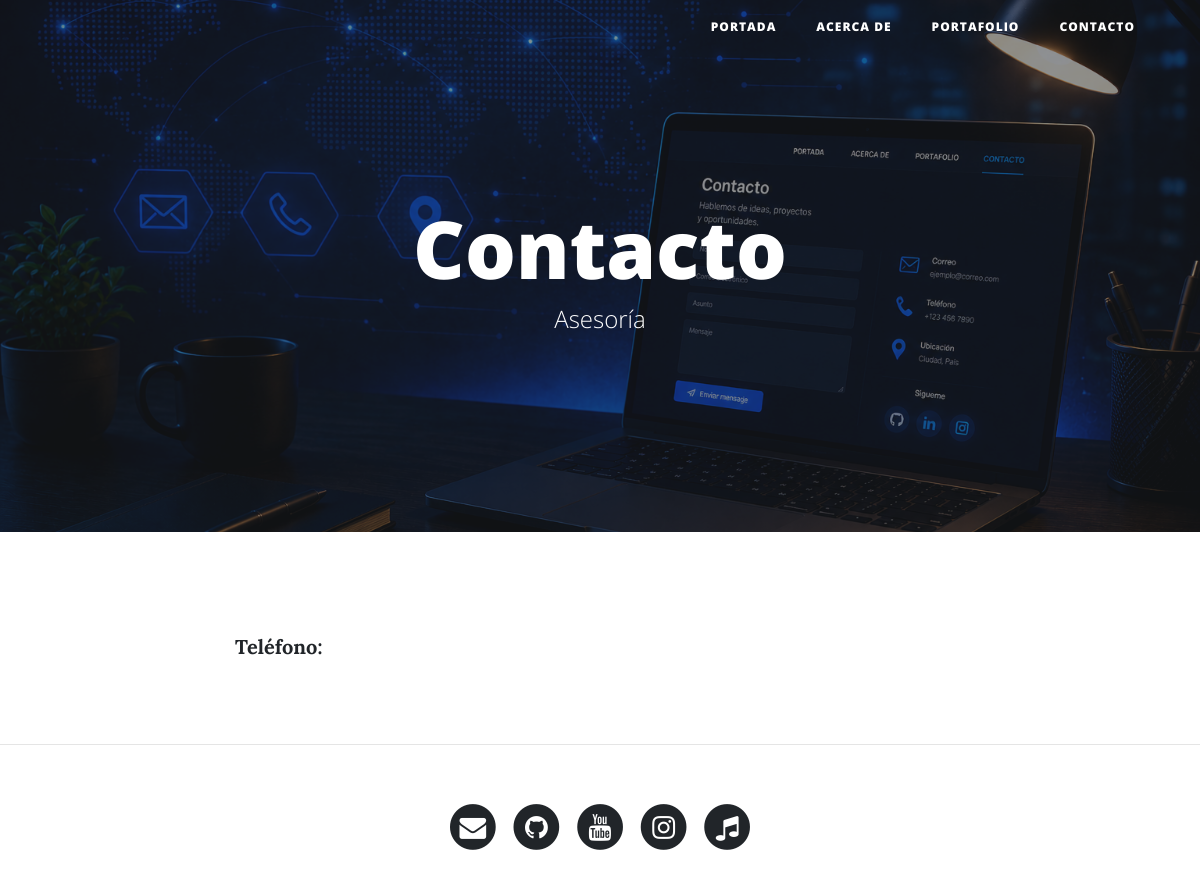
/contactos/, run on an earlier commit of the app's database.
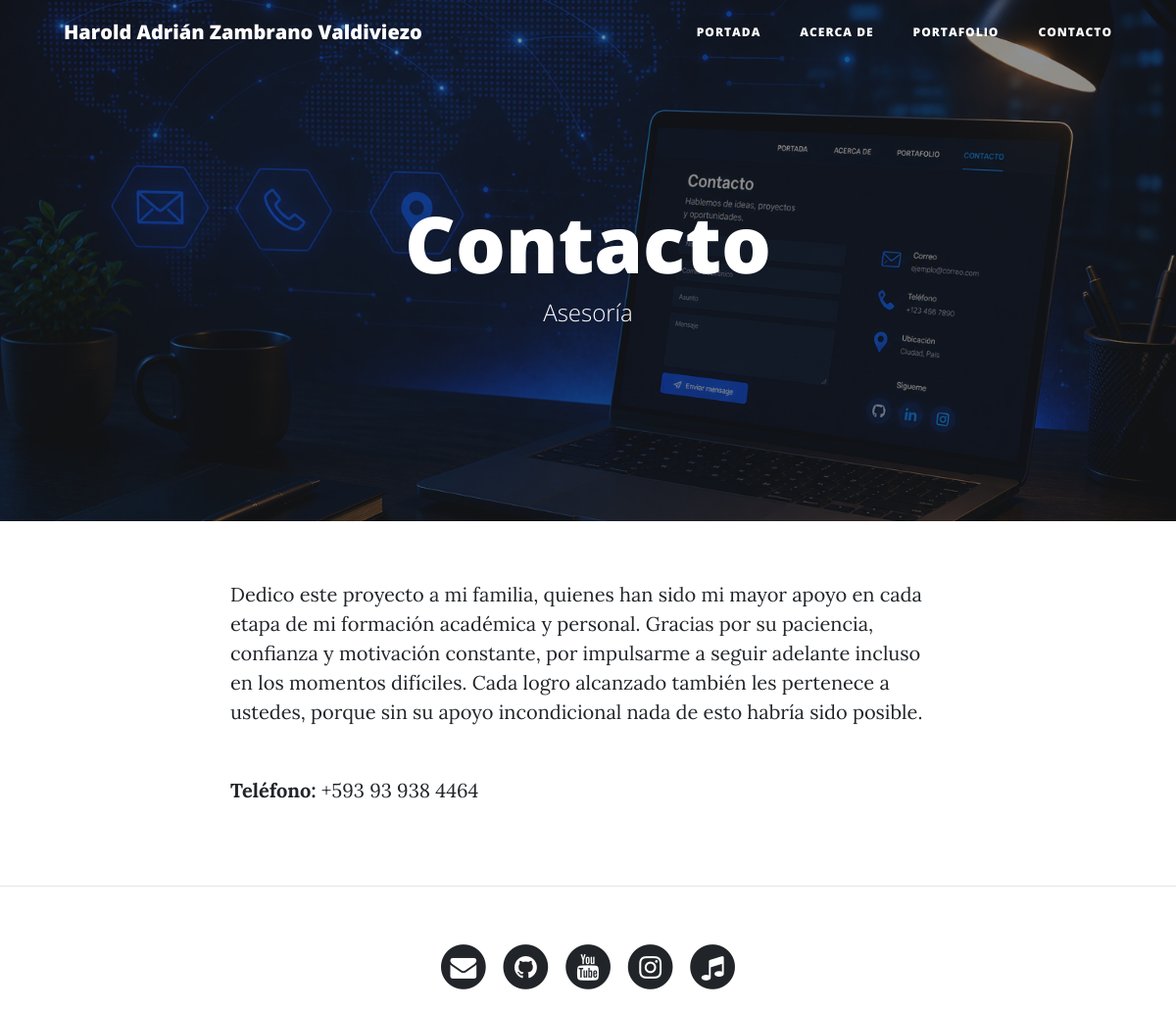
And on a later commit of the database.
### core/models.py (models this page shows, shortened)
class Persona(models.Model):
    nombres = models.CharField(max_length=100)
    apellidos = models.CharField(max_length=100)
    direccion = models.CharField(max_length=200)
    telefono = models.CharField(max_length=20)
    titulo_academico = models.CharField(max_length=100)
    biografia = models.TextField()
    correo = models.EmailField()
    dedicacion = models.TextField()
    class Meta:
        verbose_name = 'Persona'
        verbose_name_plural = 'Personas'

### core/views.py (the view)
# urls.py: path('contactos/',  views.contact,   name='contact'),
def contact(request):
    persona = get_persona()
    return render(request, 'core/contact.html', {'persona': persona})

### core/views.py (called while the page is built)
def get_persona():
    return Persona.objects.first()

### core/templates/core/contact.html (shortened to what this page needs)
{% extends 'core/base.html' %}
{% load static %}
{% block cabecera %}
<header class="masthead" style="background-image: url('{% static 'core/img/contact-bg.jpg' %}')">
  <div class="overlay"></div>
  <div class="container">
    <div class="row">
      <div class="col-lg-8 col-md-10 mx-auto">
        <div class="site-heading">
          <h1>Contacto</h1>
          <span class="subheading">Asesoría</span>
        </div>
      </div>
    </div>
  </div>
</header>
{% endblock %}
{% block content %}
<div class="container">
  <div class="row">
    <div class="col-lg-8 col-md-10 mx-auto">
      <p>{{ persona.dedicacion }}</p>
      <br>
      <p><b>Teléfono:</b> {{ persona.telefono }}</p>
    </div>
  </div>
</div>
<hr>
{% endblock %}

### core/templates/core/base.html (shortened to what this page needs)
{% load static %}
<!DOCTYPE html>
<html lang="es">
  <head>
    <link href="{% static 'core/vendor/bootstrap/css/bootstrap.min.css' %}" rel="stylesheet">
    <link href="{% static 'core/vendor/font-awesome/css/font-awesome.min.css' %}" rel="stylesheet" type="text/css">
    <link href="{% static 'core/css/clean-blog.min.css' %}" rel="stylesheet">
  </head>
  <body>
    <nav class="navbar navbar-expand-lg navbar-light fixed-top" id="mainNav">
      <div class="container">
        <a class="navbar-brand" href="{% url 'portada' %}">{{ persona.nombres }} {{ persona.apellidos }}</a>
        <div class="collapse navbar-collapse" id="navbarResponsive">
          <ul class="navbar-nav ml-auto">
            <li class="nav-item">
              <a class="nav-link" href="{% url 'portada' %}">Portada</a>
            </li>
            <li class="nav-item">
              <a class="nav-link" href="{% url 'about' %}">Acerca de</a>
            </li>
            <li class="nav-item">
              <a class="nav-link" href="{% url 'portfolio' %}">Portafolio</a>
            </li>
            <li class="nav-item">
              <a class="nav-link" href="{% url 'contact' %}">Contacto</a>
            </li>
          </ul>
        </div>
      </div>
    </nav>
    {% block cabecera %}{% endblock %}
    {% block content %}{% endblock %}
    <ul class="list-inline text-center">
  <li class="list-inline-item">
    <a href="mailto:{{ persona.correo }}">
      <span class="fa-stack fa-lg">
        <i class="fa fa-circle fa-stack-2x"></i>
        <i class="fa fa-envelope fa-stack-1x fa-inverse"></i>
      </span>
    </a>
  </li>
  <li class="list-inline-item">
    <a href="{{ github }}" target="_blank">
      <span class="fa-stack fa-lg">
        <i class="fa fa-circle fa-stack-2x"></i>
        <i class="fa fa-github fa-stack-1x fa-inverse"></i>
      </span>
    </a>
  </li>
  <li class="list-inline-item">
    <a href="{{ youtube }}" target="_blank">
      <span class="fa-stack fa-lg">
        <i class="fa fa-circle fa-stack-2x"></i>
        <i class="fa fa-youtube fa-stack-1x fa-inverse"></i>
      </span>
    </a>
  </li>
  <li class="list-inline-item">
    <a href="{{ instagram }}" target="_blank">
      <span class="fa-stack fa-lg">
        <i class="fa fa-circle fa-stack-2x"></i>
        <i class="fa fa-instagram fa-stack-1x fa-inverse"></i>
      </span>
    </a>
  </li>
  <li class="list-inline-item">
    <a href="{{ tiktok }}" target="_blank">
      <span class="fa-stack fa-lg">
        <i class="fa fa-circle fa-stack-2x"></i>
        <i class="fa fa-music fa-stack-1x fa-inverse"></i>
      </span>
    </a>
  </li>
</ul>
  </body>
</html>

What changed in the data, as far as the page shows it:
added Persona: nombres "Harold Adrián", apellidos "Zambrano Valdiviezo", dedicacion "Dedico este proyecto a mi familia, quienes han sido mi mayor apoyo en cada etapa de mi formación académica y personal. Gracias por su paciencia, confianza y motivación constante, por impulsarme a seguir adelante incluso en los momentos difíciles. Cada logro alcanzado también les pertenece a ustedes, porque sin su apoyo incondicional nada de esto habría sido posible.", telefono "+593 93 938 4464"
